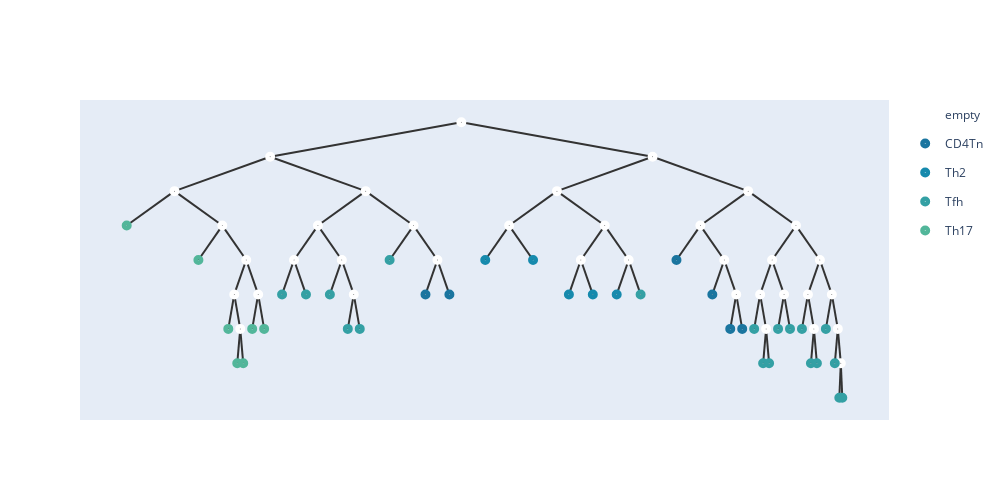

Notebook source saved alongside this figure:
### Code cell
add_meta(root,meta_list1,[])
show_tree(root,color=['#184e77','#1a759f','#168aad',"#34a0a4",'#52b69a','#99d98c','#76c893','#99d98c']).show_fig()
remove_meta(root);

### Figure 1 — Plotly figure (JSON) as saved in the notebook; plotly's stock layout.template omitted (floating-point values rounded to 4 significant figures)
{"data": [{"hoverinfo": "text", "hovertext": ["72", "69", "53", "52", "51", "44", "41", "50", "62", "49", "43", "45", "39", "61", "38", "71", "68", "63", "65", "42", "58", "70", "46", "40", "37", "67", "60", "56", "48", "59", "66", "55", "54", "64", "57", "47"], "legendgroup": "empty", "marker": {"color": "#fff", "size": 10, "symbol": "circle-dot"}, "mode": "markers+text", "name": "empty", "type": "scatter", "x": [5.5, 3.25, 2.125, 2.688, 2.969, 2.828, 2.898, 3.109, 4.375, 3.812, 3.531, 4.094, 4.234, 4.938, 5.219, 7.75, 6.625, 6.062, 7.188, 6.906, 7.469, 8.875, 8.312, 8.594, 8.734, 9.438, 9.156, 9.016, 9.086, 9.297, 9.719, 9.578, 9.648, 9.859, 9.93, 9.965], "y": [5, 3.5, 2, 0.5, -1, -2.5, -4, -2.5, 2, 0.5, -1, -1, -2.5, 0.5, -1, 3.5, 2, 0.5, 0.5, -1, -1, 2, 0.5, -1, -2.5, 0.5, -1, -2.5, -4, -2.5, -1, -2.5, -4, -2.5, -4, -5.5]}, {"hoverinfo": "text", "hovertext": ["1_CD4Tn", "24_CD4Tn", "4_CD4Tn", "25_CD4Tn", "2_CD4Tn", "27_CD4Tn"], "legendgroup": "CD4Tn", "marker": {"color": "#1a759f", "size": 10, "symbol": "circle-dot"}, "mode": "markers+text", "name": "CD4Tn", "type": "scatter", "x": [5.078, 5.359, 8.031, 8.453, 8.664, 8.805], "y": [-2.5, -2.5, -1, -2.5, -4, -4]}, {"hoverinfo": "text", "hovertext": ["17_Th2", "32_Th2", "20_Th2", "31_Th2", "0_Th2"], "legendgroup": "Th2", "marker": {"color": "#168aad", "size": 10, "symbol": "circle-dot"}, "mode": "markers+text", "name": "Th2", "type": "scatter", "x": [5.781, 6.344, 6.766, 7.047, 7.328], "y": [-1, -1, -2.5, -2.5, -2.5]}, {"hoverinfo": "text", "hovertext": ["21_Tfh", "36_Tfh", "28_Tfh", "9_Tfh", "15_Tfh", "10_Tfh", "26_Tfh", "13_Tfh", "23_Tfh", "29_Tfh", "30_Tfh", "33_Tfh", "11_Tfh", "3_Tfh", "35_Tfh", "12_Tfh", "19_Tfh", "8_Tfh", "34_Tfh"], "legendgroup": "Tfh", "marker": {"color": "#34a0a4", "size": 10, "symbol": "circle-dot"}, "mode": "markers+text", "name": "Tfh", "type": "scatter", "x": [3.391, 3.672, 3.953, 4.164, 4.305, 4.656, 7.609, 8.945, 9.051, 9.121, 9.227, 9.367, 9.508, 9.613, 9.684, 9.789, 9.895, 9.947, 9.982], "y": [-2.5, -2.5, -2.5, -4, -4, -1, -2.5, -4, -5.5, -5.5, -4, -4, -4, -5.5, -5.5, -4, -5.5, -7, -7]}, {"hoverinfo": "text", "hovertext": ["7_Th17", "16_Th17", "6_Th17", "5_Th17", "22_Th17", "14_Th17", "18_Th17"], "legendgroup": "Th17", "marker": {"color": "#52b69a", "size": 10, "symbol": "circle-dot"}, "mode": "markers+text", "name": "Th17", "type": "scatter", "x": [1.562, 2.406, 2.758, 2.863, 2.934, 3.039, 3.18], "y": [0.5, -1, -4, -5.5, -5.5, -4, -4]}], "layout": {"height": 500, "shapes": [{"layer": "below", "line": {"color": "#333", "width": 2}, "type": "line", "x0": 5.5, "x1": 5.5, "y0": 5, "y1": 5}, {"layer": "below", "line": {"color": "#333", "width": 2}, "type": "line", "x0": 5.5, "x1": 3.25, "y0": 5, "y1": 3.5}, {"layer": "below", "line": {"color": "#333", "width": 2}, "type": "line", "x0": 3.25, "x1": 2.125, "y0": 3.5, "y1": 2}, {"layer": "below", "line": {"color": "#333", "width": 2}, "type": "line", "x0": 2.125, "x1": 1.562, "y0": 2, "y1": 0.5}, {"layer": "below", "line": {"color": "#333", "width": 2}, "type": "line", "x0": 2.125, "x1": 2.688, "y0": 2, "y1": 0.5}, {"layer": "below", "line": {"color": "#333", "width": 2}, "type": "line", "x0": 2.688, "x1": 2.406, "y0": 0.5, "y1": -1}, {"layer": "below", "line": {"color": "#333", "width": 2}, "type": "line", "x0": 2.688, "x1": 2.969, "y0": 0.5, "y1": -1}, {"layer": "below", "line": {"color": "#333", "width": 2}, "type": "line", "x0": 2.969, "x1": 2.828, "y0": -1, "y1": -2.5}, {"layer": "below", "line": {"color": "#333", "width": 2}, "type": "line", "x0": 2.828, "x1": 2.758, "y0": -2.5, "y1": -4}, {"layer": "below", "line": {"color": "#333", "width": 2}, "type": "line", "x0": 2.828, "x1": 2.898, "y0": -2.5, "y1": -4}, {"layer": "below", "line": {"color": "#333", "width": 2}, "type": "line", "x0": 2.898, "x1": 2.863, "y0": -4, "y1": -5.5}, {"layer": "below", "line": {"color": "#333", "width": 2}, "type": "line", "x0": 2.898, "x1": 2.934, "y0": -4, "y1": -5.5}, {"layer": "below", "line": {"color": "#333", "width": 2}, "type": "line", "x0": 2.969, "x1": 3.109, "y0": -1, "y1": -2.5}, {"layer": "below", "line": {"color": "#333", "width": 2}, "type": "line", "x0": 3.109, "x1": 3.039, "y0": -2.5, "y1": -4}, {"layer": "below", "line": {"color": "#333", "width": 2}, "type": "line", "x0": 3.109, "x1": 3.18, "y0": -2.5, "y1": -4}, {"layer": "below", "line": {"color": "#333", "width": 2}, "type": "line", "x0": 3.25, "x1": 4.375, "y0": 3.5, "y1": 2}, {"layer": "below", "line": {"color": "#333", "width": 2}, "type": "line", "x0": 4.375, "x1": 3.812, "y0": 2, "y1": 0.5}, {"layer": "below", "line": {"color": "#333", "width": 2}, "type": "line", "x0": 3.812, "x1": 3.531, "y0": 0.5, "y1": -1}, {"layer": "below", "line": {"color": "#333", "width": 2}, "type": "line", "x0": 3.531, "x1": 3.391, "y0": -1, "y1": -2.5}, {"layer": "below", "line": {"color": "#333", "width": 2}, "type": "line", "x0": 3.531, "x1": 3.672, "y0": -1, "y1": -2.5}, {"layer": "below", "line": {"color": "#333", "width": 2}, "type": "line", "x0": 3.812, "x1": 4.094, "y0": 0.5, "y1": -1}, {"layer": "below", "line": {"color": "#333", "width": 2}, "type": "line", "x0": 4.094, "x1": 3.953, "y0": -1, "y1": -2.5}, {"layer": "below", "line": {"color": "#333", "width": 2}, "type": "line", "x0": 4.094, "x1": 4.234, "y0": -1, "y1": -2.5}, {"layer": "below", "line": {"color": "#333", "width": 2}, "type": "line", "x0": 4.234, "x1": 4.164, "y0": -2.5, "y1": -4}, {"layer": "below", "line": {"color": "#333", "width": 2}, "type": "line", "x0": 4.234, "x1": 4.305, "y0": -2.5, "y1": -4}, {"layer": "below", "line": {"color": "#333", "width": 2}, "type": "line", "x0": 4.375, "x1": 4.938, "y0": 2, "y1": 0.5}, {"layer": "below", "line": {"color": "#333", "width": 2}, "type": "line", "x0": 4.938, "x1": 4.656, "y0": 0.5, "y1": -1}, {"layer": "below", "line": {"color": "#333", "width": 2}, "type": "line", "x0": 4.938, "x1": 5.219, "y0": 0.5, "y1": -1}, {"layer": "below", "line": {"color": "#333", "width": 2}, "type": "line", "x0": 5.219, "x1": 5.078, "y0": -1, "y1": -2.5}, {"layer": "below", "line": {"color": "#333", "width": 2}, "type": "line", "x0": 5.219, "x1": 5.359, "y0": -1, "y1": -2.5}, {"layer": "below", "line": {"color": "#333", "width": 2}, "type": "line", "x0": 5.5, "x1": 7.75, "y0": 5, "y1": 3.5}, {"layer": "below", "line": {"color": "#333", "width": 2}, "type": "line", "x0": 7.75, "x1": 6.625, "y0": 3.5, "y1": 2}, {"layer": "below", "line": {"color": "#333", "width": 2}, "type": "line", "x0": 6.625, "x1": 6.062, "y0": 2, "y1": 0.5}, {"layer": "below", "line": {"color": "#333", "width": 2}, "type": "line", "x0": 6.062, "x1": 5.781, "y0": 0.5, "y1": -1}, {"layer": "below", "line": {"color": "#333", "width": 2}, "type": "line", "x0": 6.062, "x1": 6.344, "y0": 0.5, "y1": -1}, {"layer": "below", "line": {"color": "#333", "width": 2}, "type": "line", "x0": 6.625, "x1": 7.188, "y0": 2, "y1": 0.5}, {"layer": "below", "line": {"color": "#333", "width": 2}, "type": "line", "x0": 7.188, "x1": 6.906, "y0": 0.5, "y1": -1}, {"layer": "below", "line": {"color": "#333", "width": 2}, "type": "line", "x0": 6.906, "x1": 6.766, "y0": -1, "y1": -2.5}, {"layer": "below", "line": {"color": "#333", "width": 2}, "type": "line", "x0": 6.906, "x1": 7.047, "y0": -1, "y1": -2.5}, {"layer": "below", "line": {"color": "#333", "width": 2}, "type": "line", "x0": 7.188, "x1": 7.469, "y0": 0.5, "y1": -1}, {"layer": "below", "line": {"color": "#333", "width": 2}, "type": "line", "x0": 7.469, "x1": 7.328, "y0": -1, "y1": -2.5}, {"layer": "below", "line": {"color": "#333", "width": 2}, "type": "line", "x0": 7.469, "x1": 7.609, "y0": -1, "y1": -2.5}, {"layer": "below", "line": {"color": "#333", "width": 2}, "type": "line", "x0": 7.75, "x1": 8.875, "y0": 3.5, "y1": 2}, {"layer": "below", "line": {"color": "#333", "width": 2}, "type": "line", "x0": 8.875, "x1": 8.312, "y0": 2, "y1": 0.5}, {"layer": "below", "line": {"color": "#333", "width": 2}, "type": "line", "x0": 8.312, "x1": 8.031, "y0": 0.5, "y1": -1}, {"layer": "below", "line": {"color": "#333", "width": 2}, "type": "line", "x0": 8.312, "x1": 8.594, "y0": 0.5, "y1": -1}, {"layer": "below", "line": {"color": "#333", "width": 2}, "type": "line", "x0": 8.594, "x1": 8.453, "y0": -1, "y1": -2.5}, {"layer": "below", "line": {"color": "#333", "width": 2}, "type": "line", "x0": 8.594, "x1": 8.734, "y0": -1, "y1": -2.5}, {"layer": "below", "line": {"color": "#333", "width": 2}, "type": "line", "x0": 8.734, "x1": 8.664, "y0": -2.5, "y1": -4}, {"layer": "below", "line": {"color": "#333", "width": 2}, "type": "line", "x0": 8.734, "x1": 8.805, "y0": -2.5, "y1": -4}, {"layer": "below", "line": {"color": "#333", "width": 2}, "type": "line", "x0": 8.875, "x1": 9.438, "y0": 2, "y1": 0.5}, {"layer": "below", "line": {"color": "#333", "width": 2}, "type": "line", "x0": 9.438, "x1": 9.156, "y0": 0.5, "y1": -1}, {"layer": "below", "line": {"color": "#333", "width": 2}, "type": "line", "x0": 9.156, "x1": 9.016, "y0": -1, "y1": -2.5}, {"layer": "below", "line": {"color": "#333", "width": 2}, "type": "line", "x0": 9.016, "x1": 8.945, "y0": -2.5, "y1": -4}, {"layer": "below", "line": {"color": "#333", "width": 2}, "type": "line", "x0": 9.016, "x1": 9.086, "y0": -2.5, "y1": -4}, {"layer": "below", "line": {"color": "#333", "width": 2}, "type": "line", "x0": 9.086, "x1": 9.051, "y0": -4, "y1": -5.5}, {"layer": "below", "line": {"color": "#333", "width": 2}, "type": "line", "x0": 9.086, "x1": 9.121, "y0": -4, "y1": -5.5}, {"layer": "below", "line": {"color": "#333", "width": 2}, "type": "line", "x0": 9.156, "x1": 9.297, "y0": -1, "y1": -2.5}, {"layer": "below", "line": {"color": "#333", "width": 2}, "type": "line", "x0": 9.297, "x1": 9.227, "y0": -2.5, "y1": -4}, {"layer": "below", "line": {"color": "#333", "width": 2}, "type": "line", "x0": 9.297, "x1": 9.367, "y0": -2.5, "y1": -4}, {"layer": "below", "line": {"color": "#333", "width": 2}, "type": "line", "x0": 9.438, "x1": 9.719, "y0": 0.5, "y1": -1}, {"layer": "below", "line": {"color": "#333", "width": 2}, "type": "line", "x0": 9.719, "x1": 9.578, "y0": -1, "y1": -2.5}, {"layer": "below", "line": {"color": "#333", "width": 2}, "type": "line", "x0": 9.578, "x1": 9.508, "y0": -2.5, "y1": -4}, {"layer": "below", "line": {"color": "#333", "width": 2}, "type": "line", "x0": 9.578, "x1": 9.648, "y0": -2.5, "y1": -4}, {"layer": "below", "line": {"color": "#333", "width": 2}, "type": "line", "x0": 9.648, "x1": 9.613, "y0": -4, "y1": -5.5}, {"layer": "below", "line": {"color": "#333", "width": 2}, "type": "line", "x0": 9.648, "x1": 9.684, "y0": -4, "y1": -5.5}, {"layer": "below", "line": {"color": "#333", "width": 2}, "type": "line", "x0": 9.719, "x1": 9.859, "y0": -1, "y1": -2.5}, {"layer": "below", "line": {"color": "#333", "width": 2}, "type": "line", "x0": 9.859, "x1": 9.789, "y0": -2.5, "y1": -4}, {"layer": "below", "line": {"color": "#333", "width": 2}, "type": "line", "x0": 9.859, "x1": 9.93, "y0": -2.5, "y1": -4}, {"layer": "below", "line": {"color": "#333", "width": 2}, "type": "line", "x0": 9.93, "x1": 9.895, "y0": -4, "y1": -5.5}, {"layer": "below", "line": {"color": "#333", "width": 2}, "type": "line", "x0": 9.93, "x1": 9.965, "y0": -4, "y1": -5.5}, {"layer": "below", "line": {"color": "#333", "width": 2}, "type": "line", "x0": 9.965, "x1": 9.947, "y0": -5.5, "y1": -7}, {"layer": "below", "line": {"color": "#333", "width": 2}, "type": "line", "x0": 9.965, "x1": 9.982, "y0": -5.5, "y1": -7}], "width": 1000, "xaxis": {"showgrid": false, "showline": false, "showticklabels": false, "zeroline": false}, "yaxis": {"showgrid": false, "showline": false, "showticklabels": false, "zeroline": false}}}
